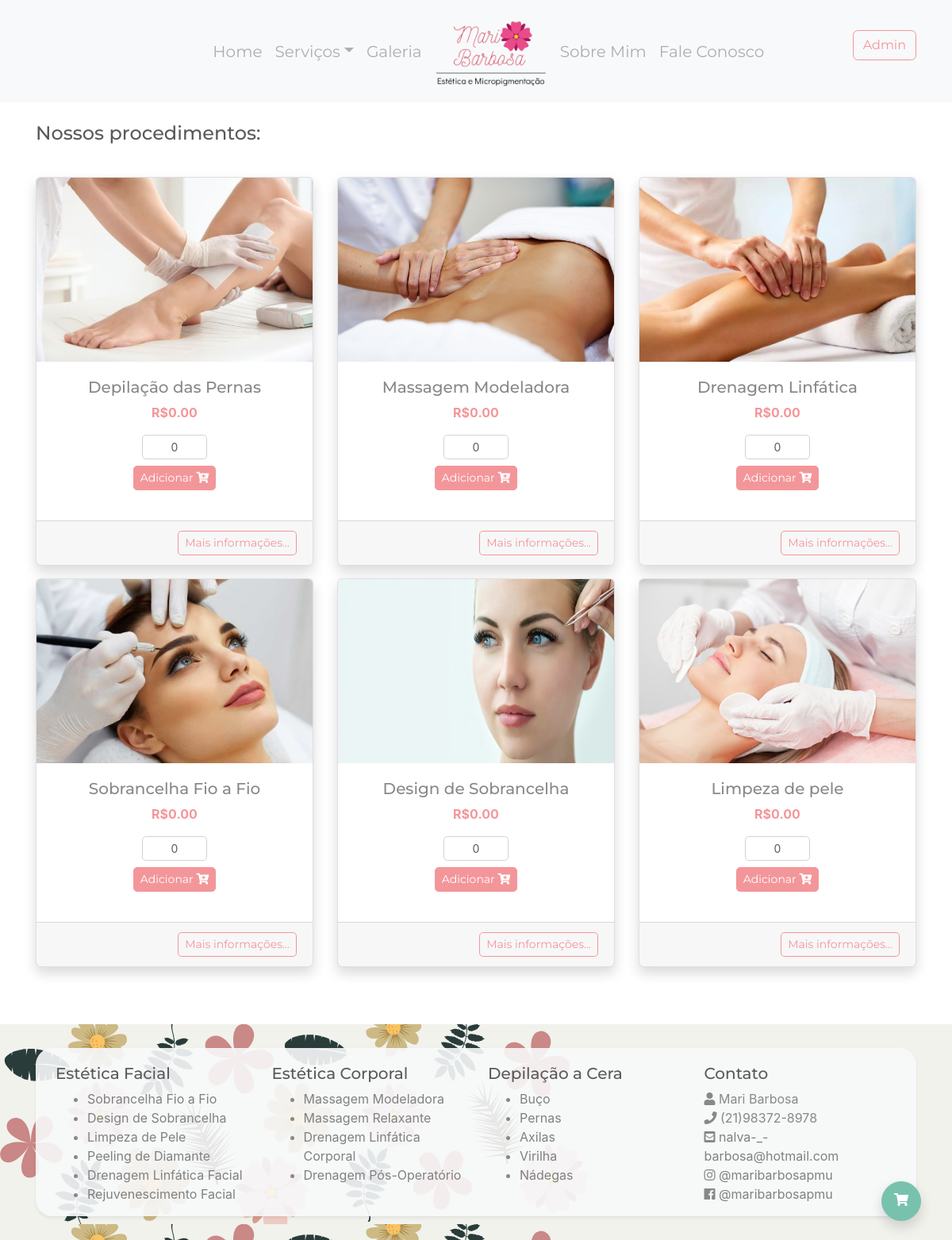
The page /pacotes (signed in) on the database as committed earlier.
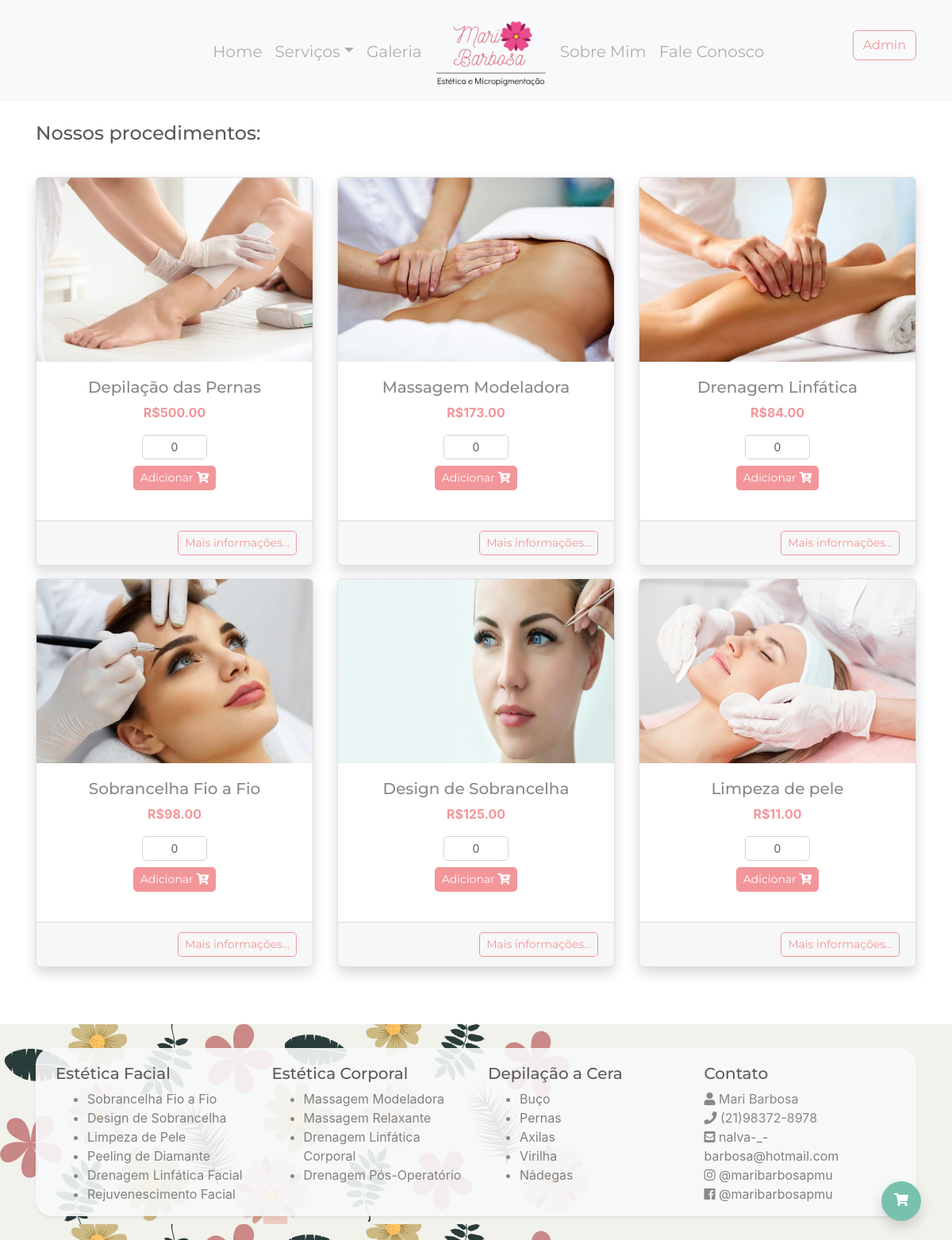
The same page on the database as committed later.
### meuSite/models.py (models this page shows, shortened)
class Servico(models.Model):
    tipo = models.ForeignKey(TipoServico, on_delete=models.CASCADE)
    nome = models.CharField('Servico', max_length=200, db_index=True)
    tag = models.SlugField('Tag', max_length=100, default=' ')
    imagem = models.CharField('Imagem', max_length=200)
    descricao = models.TextField(blank=True)
    user = models.ForeignKey(settings.AUTH_USER_MODEL,
                             related_name='servicos',
                             on_delete=models.DO_NOTHING,
                             null=True)
    preco = models.DecimalField('Preco', max_digits=10, decimal_places=2, default=0)
    class Meta:
        db_table = 'servico'
        ordering = ('nome',)

### meuSite/views.py (the view)
# urls.py: path('pacotes', views.pacotes, name='pacotes'),
def pacotes(request):
    servicos = Servico.objects.all().order_by('tipo__nome')
    paginator = Paginator(servicos, 6)
    pagina = request.GET.get('pagina')
    servicos_paginados = paginator.get_page(pagina)
    lista_de_forms = []
    user = request.user
    for servico in servicos_paginados:
        lista_de_forms.append(CarrinhoForm(initial={'quantidade': 0, 'servico_id': servico.id, 'user': user.id}))
    return render(request, 'pacotes.html', {'lista_forms': zip(servicos_paginados, lista_de_forms)})

### meuSite/templates/pacotes.html (shortened to what this page needs)
{% extends "base.html" %}
{% load static %}
{% block estilo %}
    <link rel="stylesheet" type="text/css" href="{% static 'css/pacotes.css' %}"/>
{% endblock estilo %}
{% block conteudo %}
    {% static "images" as baseUrl %}
    <div class="container mb-4" style="margin-top: 130px;">
        <h4 id="procedimentos" class="mb-0 pt-4 pb-4">Nossos procedimentos:</h4>
        <div class="row mb-4">
            {% for servico, form_servico in lista_forms %}
                <div class="col-md-6 col-lg-4 ">
                    <div class="card tamanho-card shadow mt-3">
                        <img class="card-img-top tamanho-foto-card" src="{{ baseUrl }}/{{ servico.imagem }}"
                             alt="servico-img">
                        <div class="card-body">
                            <div class="card-title text-center">
                                <h5>{{ servico.nome }}</h5>
                                <p class="text-secondary font-weight-bold">R${{ servico.preco }}</p>
                                <div class="row">
                                    <div class="offset-4 col-4">
                                        <form id="form" action="{% url 'estetica:adicionar_ao_carrinho' %}"
                                              method="POST" novalidate>
                                            {{ form_servico.quantidade }}
                                        </form>
                                    </div>
                                    <div class="col-12 pt-2">
                                        <button id="botao" class="btn btn-sm btn-secondary pt-1">Adicionar <i
                                                class="fas fa-cart-plus"></i></button>
                                    </div>
                                </div>
                            </div>
                        </div>
                        <div class="card-footer">
                            <div class="text-right">
                                <button class="btn btn-outline-secondary btn-sm"
                                        onclick="location.href='{% url 'estetica:facial' %}#{{ servico.tag }}';">
                                    Mais informações...
                                </button>
                            </div>
                        </div>
                    </div>
                </div>
            {% endfor %}
        </div>
        <div class='row' style='font-size: 14px;'>
            <div class='col-12 pt-4'>
            </div>
        </div>
    </div>
{% endblock conteudo %}

### templates/base.html (shortened to what this page needs)
{% load static %}
<!DOCTYPE html>
<html lang="en">
<head>
    <link rel="stylesheet" type="text/css" href="{% static 'css/bootstrap.css' %}"/>
    <link rel="stylesheet" type="text/css" href="{% static 'css/all.css' %}"/>
    <link rel="stylesheet" type="text/css" href="{% static 'css/geral.css' %}"/>
    {% block estilo %}
    {% endblock estilo %}
</head>
<body>
<nav id="barra-navegacao" class="navbar navbar-light bg-light navbar-expand-md fixed-top d-block">
    <div class="container">
        <div class="collapse navbar-collapse botoes-inicio" id="menu">
            <div class="navbar-nav mr-0 ml-auto">
                <a class="nav-link nav-item" href="{% url 'estetica:index' %}">Home</a>
                <div class="dropdown">
                    <a class="nav-link nav-item dropdown-toggle" data-toggle="dropdown" href="#">Serviços</a>
                </div>
                <a class="nav-link nav-item" href="#">Galeria</a>
            </div>
            <div class="d-none d-md-block mr-1 ml-1">
                <a class="navbar-brand mx-auto" href="#">
                    <img class="logo" src="{% static 'images/cortado.png' %}" alt="logo">
                </a>
            </div>
            <div class="navbar-nav ml-0 mr-auto">
                <a class="nav-link nav-item" href="{% url 'estetica:sobre' %}">Sobre Mim</a></li>
                <a class="nav-link nav-item" href="{% url 'estetica:contato' %}">Fale Conosco</a></li>
            </div>
        </div>
        <div class="navbar-nav">
            <div class="form-group has-search">
                <a class="btn btn-outline-secondary my-2 my-sm-0 d-none d-md-block"
                   href="{% url 'estetica:pesquisa' %}">Admin</a>
            </div>
        </div>
    </div>
</nav>
<div class="block">
    {% block conteudo %}
    {% endblock %}
    <div class="row">
        <div class="fixed-bottom offset-11 col-1">
            <a class="btn btn-primary float-right carrinho shadow mr-4 mb-4"
                    href="{% url 'estetica:carrinho' %}">
                <i class="fas fa-shopping-cart pt-2"></i>
            </a>
        </div>
    </div>
</div>
<div class="footer">
    <div class="container">
        <div class="shadow-sm retangulo">
            <div class="row">
                <div class="col-lg-3 col-sm-7">
                    <h5>Estética Facial</h5>
                    <ul class="">
                        <li><a href='{% url 'estetica:facial' %}#sobrancelha_fio_a_fio'> Sobrancelha Fio a Fio</a></li>
                        <li><a href='{% url 'estetica:facial' %}#design'>Design de Sobrancelha</a></li>
                        <li><a href='{% url 'estetica:facial' %}#limpeza'>Limpeza de Pele</a></li>
                        <li><a href='{% url 'estetica:facial' %}#peeling'>Peeling de Diamante</a></li>
                        <li><a href='{% url 'estetica:facial' %}#drenagem'>Drenagem Linfática Facial</a></li>
                        <li><a href='{% url 'estetica:facial' %}#rejuvenescimento'>Rejuvenescimento Facial</a></li>
                    </ul>
                </div>
                <div class="col-lg-3 col-sm-7">
                    <h5>Estética Corporal</h5>
                    <ul class="">
                        <li><a href='{% url 'estetica:corporal' %}#modeladora'>Massagem Modeladora</a></li>
                        <li><a href='{% url 'estetica:corporal' %}#massagemRelaxante'>Massagem Relaxante</a></li>
                        <li><a href='{% url 'estetica:corporal' %}#drenagemCorporal'>Drenagem Linfática Corporal</a></li>
                        <li><a href='{% url 'estetica:corporal' %}#drenagemPos'>Drenagem Pós-Operatório</a></li>
                    </ul>
                </div>
                <div class="col-lg-3 col-sm-7">
                    <h5>Depilação a Cera</h5>
                    <ul class="">
                        <li><a href='#Buço'>Buço</a></li>
                        <li><a href='#perna'>Pernas</a></li>
                        <li><a href='#axilas'>Axilas</a></li>
                        <li><a href='#virilha'>Virilha</a></li>
                        <li><a href='#nadegas'>Nádegas</a></li>
                    </ul>
                </div>
                <div class="col-lg-3 col-sm-5">
                    <h5>Contato</h5>
                    <ul class="list-unstyled">
                        <li><i class="fas fw fa-user"></i> Mari Barbosa</li>
                        <li><i class="fas fw fa-phone"></i> (21)98372-8978</li>
                        <li><i class="fas fw fa-envelope-square"></i> <a href='mailto:nalva-_-barbosa@hotmail.com'>nalva-_-barbosa@hotmail.com</a>
                        </li>
                        <li><i class="fab fw fa-instagram"></i> <a href='https://instagram.com/maribarbosapmu'>@maribarbosapmu</a>
                        </li>
                        <li><i class="fab fw fa-facebook"></i> <a href='https://facebook.com/maribarbosapmu'>@maribarbosapmu</a>
                        </li>
                    </ul>
                </div>
            </div>
        </div>
    </div>
</div>
</body>
</html>

### meuSite/static/css/all.css (style rules this page uses)
.fa, .fas, .far, .fal, .fab { -moz-osx-font-smoothing: grayscale; -webkit-font-smoothing: antialiased; display: inline-block; font-style: normal; font-variant: normal; text-rendering: auto; line-height: 1; }
.fa-cart-plus:before { content: "\f217"; }
.fa-envelope-square:before { content: "\f199"; }
.fa-facebook:before { content: "\f09a"; }
.fa-instagram:before { content: "\f16d"; }
.fa-phone:before { content: "\f095"; }
.fa-shopping-cart:before { content: "\f07a"; }
.fa-user:before { content: "\f007"; }
.fab { font-family: 'Font Awesome 5 Brands'; }
.fa, .fas { font-family: 'Font Awesome 5 Free'; font-weight: 900; }

### meuSite/static/css/geral.css (style rules this page uses)
.carrinho { width: 50px; height: 50px; border-radius: 100%; float: right; margin-right: 20px; margin-bottom: 20px; }
.footer { background-image: url(../images/footer2.png); padding: 30px 0; }
.retangulo { width: 100%; height: 100%; border-radius: 21px; background: rgba(248, 249, 250, 0.9); padding-left: 25px; padding-right: 25px; padding-top: 20px; }
#menu { font-size: 20px !important; }
.logo { width: 150px; }
.botoes-inicio { margin-left: 7rem !important; }
.footer a { color: grey !important; }

### meuSite/static/css/pacotes.css (style rules this page uses)
.tamanho-foto-card { height: 232px; }
.tamanho-card { height: 490px; }

Rows that differ between the two databases and show on the page:
changed Servico "Depilação das Pernas": preco "0.00" → "500.00"
changed Servico "Massagem Modeladora": preco "0.00" → "173.00"
changed Servico "Drenagem Linfática": preco "0.00" → "84.00"
changed Servico "Sobrancelha Fio a Fio": preco "0.00" → "98.00"
changed Servico "Design de Sobrancelha": preco "0.00" → "125.00"
changed Servico "Limpeza de pele": preco "0.00" → "11.00"
